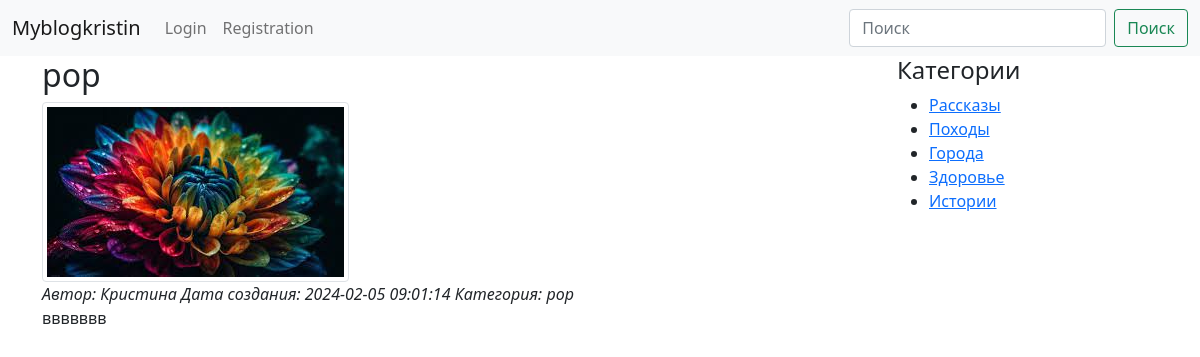
/views/article.php?post=1, run on an earlier commit of the app's database.
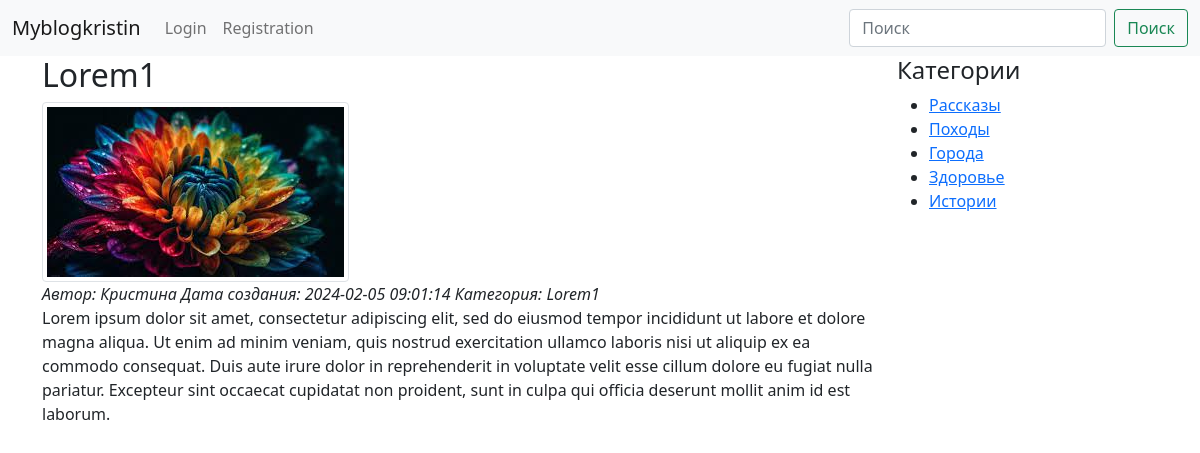
And on a later commit of the database.
### tables this page shows
CREATE TABLE `articles`
(
    `id`          int          NOT NULL,
    `heading`     varchar(255) NOT NULL,
    `category_id` int      DEFAULT NULL,
    `author`      varchar(255) NOT NULL,
    `article`     text         NOT NULL,
    `image`       varchar(255) NOT NULL,
    `created_at`  datetime DEFAULT CURRENT_TIMESTAMP
);

### function.php (called while the page is built, shortened)
<?php
include __DIR__ . '/models/db.php';
function post($id)
{
    global $connection;
    $id = mysqli_real_escape_string($connection, $id);
    $query = "SELECT c.title AS category, a.id, a.heading, a.author, a.created_at, a.image, a.article
        FROM articles AS a
        JOIN categories AS c ON c.id = a.category_id
        WHERE a.id=$id";
    $result = mysqli_query($connection, $query);
    return $result;
}
function categories()
{
    global $connection;
    $query = "SELECT * FROM categories";
    $result = mysqli_query($connection, $query);
    return $result;
}

### views/article.php (the view, shortened to what this page needs)
<?php
include '../models/db.php';
include "../function.php";
$categories = categories();
$result = post($_GET['post']);
$post = mysqli_fetch_assoc($result);
?>
<!DOCTYPE html>
<html lang="en">
<head>
    <?php
    include "../templates/head.php"; ?>
</head>
<body>
<?php
include "../templates/header.php"; ?>
<div class="container">
    <div class="content row">
        <div class="main-content col-12 col-md-9">
            <h2><?php echo $post['heading']; ?></h2>
            <div class="single-post row">
                <div class="img col-12">
                    <img src="<?= $post['image']; ?>" class="img-thumbnail">
                </div>
                <div class="single-post-info">
                    <i class="far fa-user">Автор: <?= $post['author']; ?></i>
                    <i class="far fa-calendar">Дата создания: <?= $post['created_at']; ?></i>
                    <i class="far fa-topic">Категория: <?= $post['heading']; ?></i>
                </div>
                <div class="single-post-text col-12">
                    <p class="preview-text"><?= $post['article']; ?></p>
                </div>
            </div>
        </div>
        <div class="sidebar col-12 col-md-3">
            <div class="section-topic">
                <h4>Категории</h4>
                <ul>
                    <?php
                    foreach ($categories as $category) : ?>
                        <li><a href="<?= 'categories.php?post=' . $category['id']; ?>"><?= $category['title']; ?></a></li>
                    <?php
                    endforeach; ?>
                </ul>
            </div>
        </div>
        </div>
    </div>
</body>
</html>

What changed in the data, as far as the page shows it:
changed articles "Кристина": heading "рор" → "Lorem1"; article "ввввввв" → "Lorem ipsum dolor sit amet, consectetur adipiscing elit, sed do eiusmod tempor incididunt ut labore et dolore magna aliqua. Ut enim ad minim veniam, quis nostrud exercitation ullamco laboris nisi ut aliquip ex ea commodo consequat. Duis aute irure dolor in reprehenderit in voluptate velit esse cillum dolore eu fugiat nulla pariatur. Excepteur sint occaecat cupidatat non proident, sunt in culpa qui officia deserunt mollit anim id est laborum."
